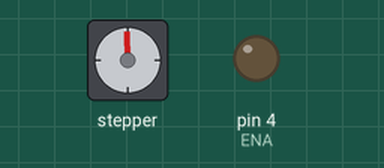
Simulated run of this sketch. Board: Arduino Uno, built with avr-gcc and run on an emulated ATmega328P. On the bench: stepper motor, output pins drawn as LEDs (lit = HIGH). Stepper angles assume 800 steps per turn.

Above: at 0.2 s.
At 9.21 s:
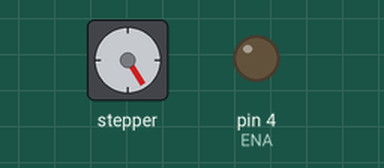
At 18.35 s:
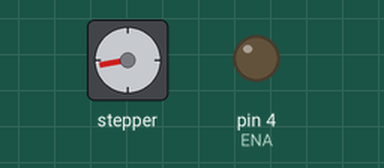
At 37.85 s:
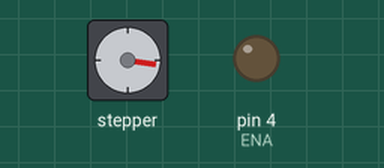
Timing chart, 0 to 40.0 s (numbered marks = the images above):
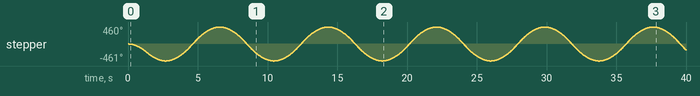

Measured:
- by itself, stepper: turns 461° counter-clockwise in 2.6 s, then 921° clockwise in 3.8 s, then 921° counter-clockwise in 3.8 s, then 921° clockwise in 3.8 s, and so on

The sketch:

demo_stepper.ino
```cpp
#include <GyverStepper.h>
#define ENA 4
GStepper<STEPPER2WIRE> stepper(800, 18, 19);

void setup() {
  pinMode(ENA, OUTPUT);
  stepper.setRunMode(FOLLOW_POS);
  stepper.setAcceleration(600);
  stepper.setMaxSpeed(2000);
  digitalWrite(ENA, 0);
}

void loop() {
  if (!stepper.tick()) {
    static bool dir;
    dir = !dir;
    stepper.setTarget(dir ? -1024 : 1024);
  }
}
```
